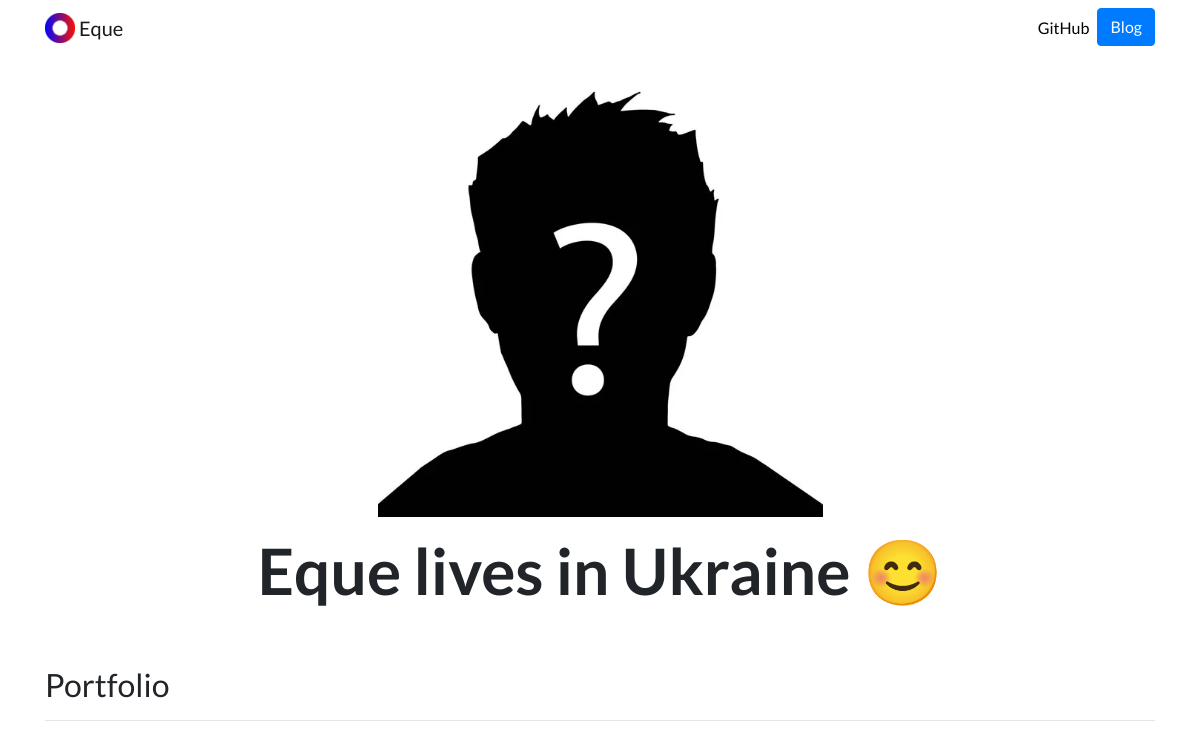
Before: / with the older database file.
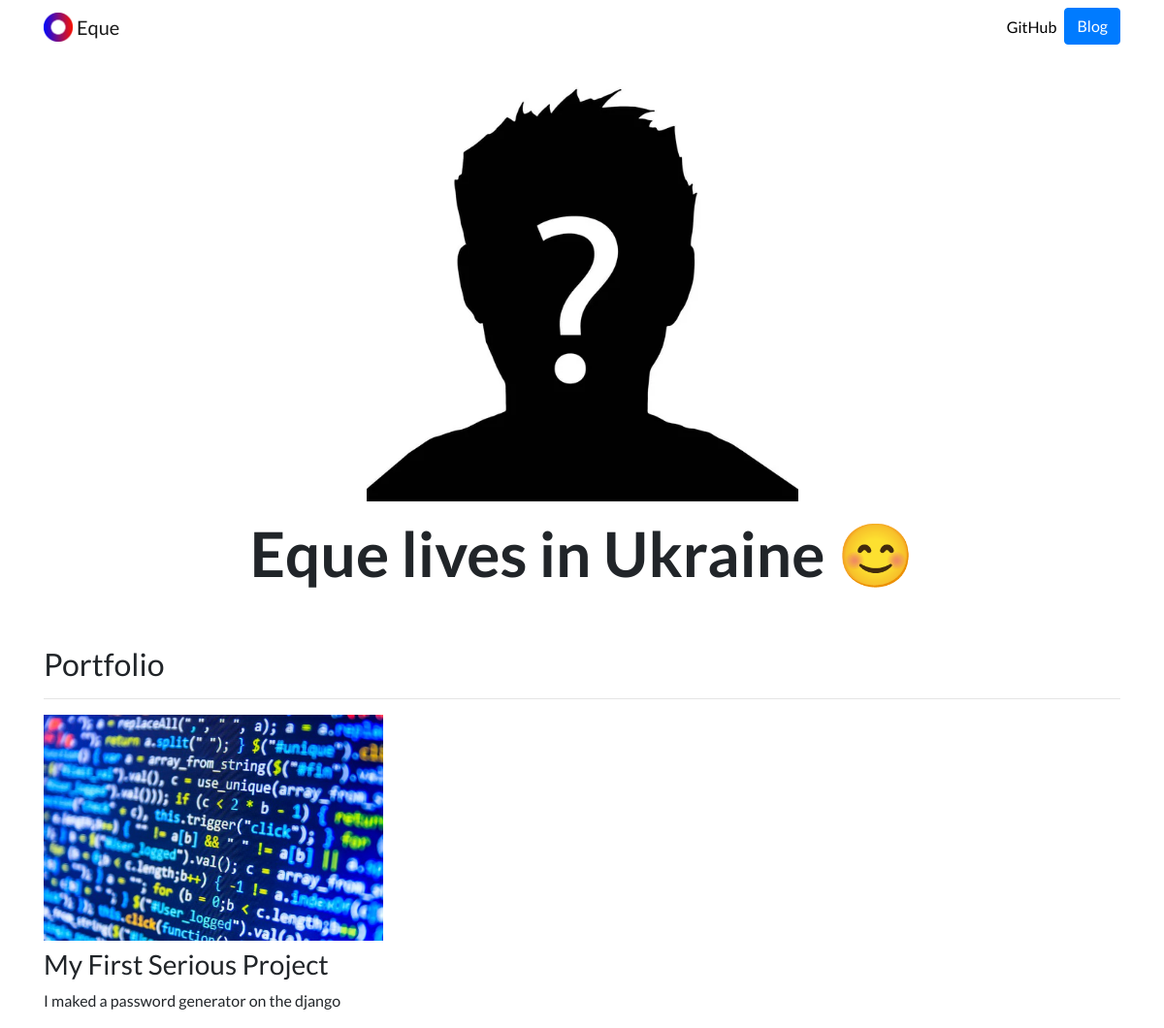
After: the same page with the newer database file.
### portfolio/models.py (models this page shows)
class Project(models.Model):
    title=models.CharField(max_length=100)
    description=models.CharField(max_length=250)
    image=models.ImageField(upload_to="portfolio/images/")
    url=models.URLField(blank='True')

### portfolio/views.py (the view)
# urls.py: 2. Add a URL to urlpatterns:  path('', views.home, name='home')
def home(request):
    projects=Project.objects.all()#import a;; data from database
    return render(request,'portfolio/home.html',{'projects':projects})

### portfolio/templates/portfolio/home.html
{% extends "portfolio/base.html" %}
{% load static %}
{% block content %}
<div class="row justify-content-center my-3">
  <div class="col-5">
    <img src="{% static 'portfolio/photo.jpg' %}" class="img-fluid">
  </div>
</div>
<div class="row justify-content-center mb-3">
  <div class="col-md-9 text-center">
    <h1 id="hometext" class="font-weight-bold">Eque lives in Ukraine 😊</h1>
  </div>
</div>
<h2 class="mt-5">Portfolio</h2>
<hr>
<div class="row">
  {% for project in projects %}
  <div class="col-lg-4 col-md-6">
    {% if project.url %}
    <a href="{{ project.url }}">
      <img src="{{ project.image.url }}" class="img-fluid mb-2">
    </a>
    {% else %}
    <img src="{{ project.image.url }}" class="img-fluid mb-2">
    {% endif %}
    <h3>{{ project.title }}</h3>
    <p>{{ project.description }}</p>
  </div>
  {% endfor %}
</div>
{% endblock %}

### portfolio/templates/portfolio/base.html (shortened to what this page needs)
{% load static %}
<!doctype html>
<html lang="en">
<head>
  <link rel="stylesheet" href="https://stackpath.bootstrapcdn.com/bootstrap/4.4.1/css/bootstrap.min.css">
  <link rel="stylesheet" href="{% static "portfolio/custom.css" %}">
</head>
<body>
  <nav id="topNav" class="navbar navbar-expand-md navbar-light">
    <div class="container">
      <a class="navbar-brand" href="{% url 'home' %}">
        <img src="{% static "portfolio/Logo.png" %}" width="30" height="30" class="d-inline-block align-top" alt="Nick's Logo">
        <span>Eque</span>
      </a>
      <div class="collapse navbar-collapse text-center" id="navbarNav">
        <ul class="navbar-nav ml-auto">
          <li class="nav-item">
            <a class="nav-link" href="https://github.com/Hokkkkkkk" target="_blank">GitHub</a>
          </li>
          <li>
            <a role="button" href="{% url 'blog:all_blogs' %}" class="btn btn-primary">Blog</a>
          </li>
        </ul>
      </div>
    </div>
  </nav>
  <div class="container">
    {% block content %}{% endblock %}
  </div>
</body>
</html>

### portfolio/static/portfolio/custom.css (style rules this page uses)
.navbar-nav .nav-link { color: rgba(0,0,0,1) !important; }
body { font-family: 'Lato', sans-serif; }
@media (min-width: 992px) { #hometext { font-size: 4rem; } }

Changed rows visible on the page:
added Project: image (picture), title "My First Serious Project", description "I maked a password generator on the django"
